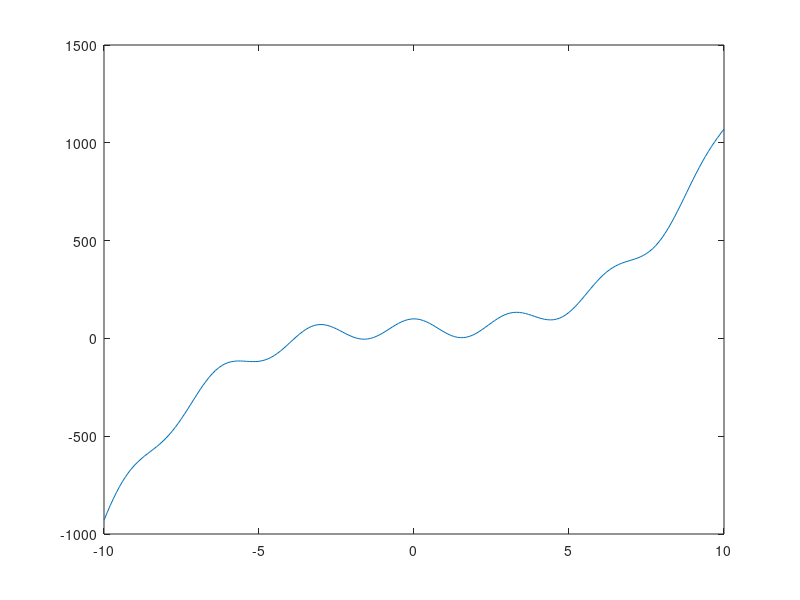
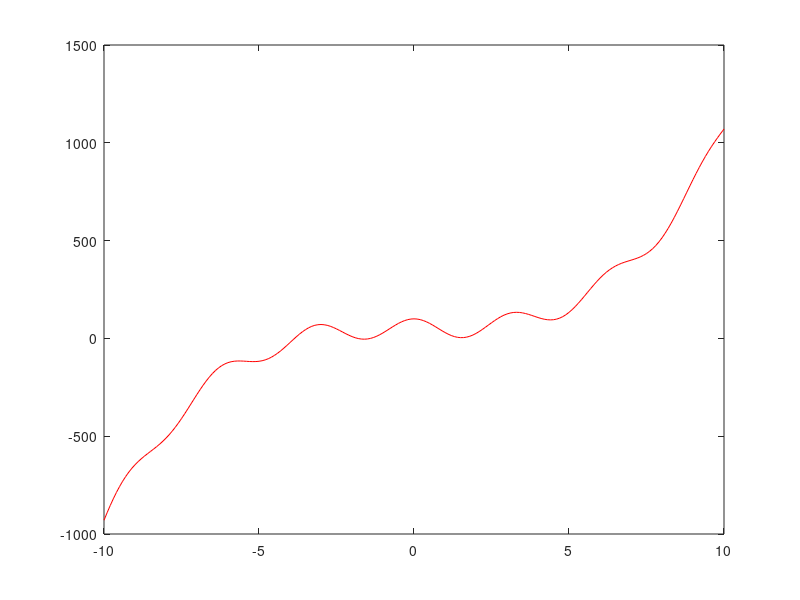
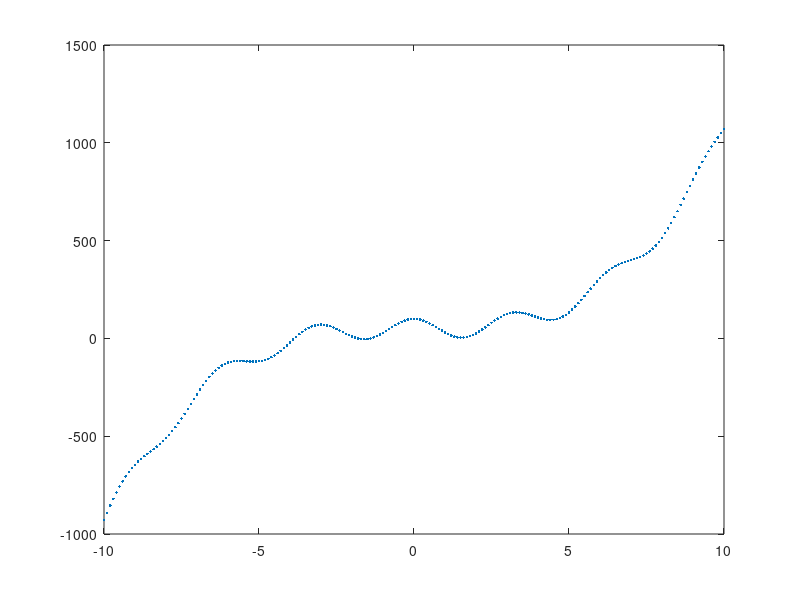

MATLAB code to generate these figures, in order: (Note: this script raises an error after producing the figures.)
clear
clc
close all

%% Exercise 1
%% 1)
A = eye(3);
%% 2)
A = diag([1 2 3]);
%% 3)
A = zeros(3);
%% 4)
M = rand(4,3);
%% 5)
T = reshape(M,[6,2]);
%% 6)
a = [1; 2; 3];

%% Exercise 2
%% 1)
b = M*a;
%% 2)
lengthB = length(b);
%% 3)
e = b'*b;

%% Exercise 3
%% 1)
A = rand(3);
%% 2)
c = A*a;
%% 3)
d = A^(-1)*c;
%% 4)
lengthD = length(d);
%% 5)
% Inverse operation

%% Exercise 5
%% 1)
A = [1 2; 3 4];
%% 2)
k = 3.1;
%% 3) 
B = A + k - k;
%% 4) 
C = A - B;

%% Exercise 6
c = 5;
A = rand(3);
B = rand(3);
C = A*B;

%% Exercise 7
%% 1)
x = -10:0.1:10;
y = 100*((cos(x)).^2)+x.^3;
figure()
plot(x,y);
%% 2)
figure();
plot(x,y,'r');
%% 3) 
figure();
plot(x,y,'.');

%% Exercise 8
x = rand(10000,1);
figure()
histogram(x);

%% Exercise 9
x = randn(10000,1).*2 + 10;
std(x)
mean(x)
figure()
histogram(x);

%% Exercise 10
clear
load('height_weight_gender.mat')
%
height = height.*0.025;
weight = weight.*0.454;
males_nb = sum(gender); % 5000
females_nb = length(gender)-males_nb;
%
maleMeanHeight = 0;
maleMeanWeight= 0;
femaleMeanHeight = 0;
femaleMeanWeight= 0;
jW=1;
jH=1;
kW=1;
kH=1;
for i=1:length(gender)
    if gender(i)==1
        maleMeanHeight = maleMeanHeight + height(i);
        maleMeanWeight = maleMeanWeight + weight(i);
        maleHeight(jH) = height(i);
        jH = jH+1;
        maleWeight(jW) = weight(i);
        jW = jW+1;
    else
        femaleMeanHeight = femaleMeanHeight + height(i);
        femaleMeanWeight = femaleMeanWeight + weight(i);
        femaleHeight(kH) = height(i);
        kH = kH+1;
        femaleWeight(kW) = weight(i);
        kW = kW+1;
    end
end

maleMeanHeight = maleMeanHeight/males_nb;
maleMeanWeight= maleMeanWeight/males_nb;
femaleMeanHeight = femaleMeanHeight/females_nb;
femaleMeanWeight= femaleMeanWeight/females_nb;

%
meanWeightFemaleGivenSize = 0;
numberFemaleGivenSize = 0;

for i=1:length(gender)
    if gender(i)==0
        if height(i)>1.6
            if height(i)<1.7
                meanWeightFemaleGivenSize = meanWeightFemaleGivenSize + weight(i);
                numberFemaleGivenSize = numberFemaleGivenSize + 1;
            end
        end
    end
end

meanWeightFemaleGivenSize = meanWeightFemaleGivenSize/numberFemaleGivenSize;

%% Exercise 11
figure()
ax(1) = subplot(321);
histogram(weight);
title('pop weight');
ax(3) = subplot(323);
histogram(maleWeight);
title('male weight');
ax(5) = subplot(325);
histogram(femaleWeight);
title('female weight');
ax(2) = subplot(322);
histogram(height);
title('pop height');
ax(4) = subplot(324);
histogram(maleHeight);
title('male height');
ax(6) = subplot(326);
histogram(femaleHeight);
title('female height');

%% Exercise 12
figure()
plot(height,weight,'.');
xlabel('height');
ylabel('weight');
















